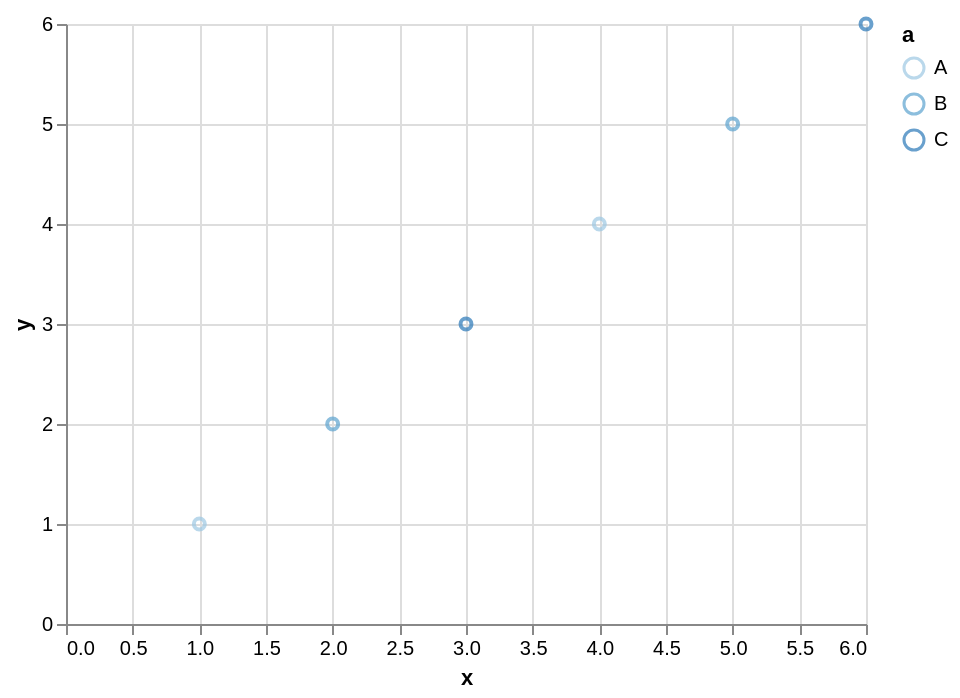

Vega-Lite specification for this chart:
### Vega specification from a JSON file in a GitHub repository (floating-point values rounded to 4 significant figures)
{"$schema": "https://vega.github.io/schema/vega/v5.json", "background": "white", "padding": 5, "width": 400, "height": 300, "style": "cell", "data": [{"name": "source_0", "values": [{"a": "B", "x": 2, "y": 2}, {"a": "A", "x": 1, "y": 1}, {"a": "A", "x": 4, "y": 4}, {"a": "B", "x": 5, "y": 5}, {"a": "C", "x": 3, "y": 3}, {"a": "C", "x": 6, "y": 6}]}, {"name": "data_0", "source": "source_0", "transform": [{"type": "filter", "expr": "isValid(datum[\"x\"]) && isFinite(+datum[\"x\"]) && isValid(datum[\"y\"]) && isFinite(+datum[\"y\"])"}]}], "marks": [{"name": "marks", "type": "symbol", "style": ["point"], "from": {"data": "data_0"}, "encode": {"update": {"opacity": {"value": 0.7}, "fill": {"value": "transparent"}, "stroke": {"scale": "color", "field": "a"}, "ariaRoleDescription": {"value": "point"}, "description": {"signal": "\"x: \" + (format(datum[\"x\"], \"\")) + \"; y: \" + (format(datum[\"y\"], \"\")) + \"; a: \" + (isValid(datum[\"a\"]) ? datum[\"a\"] : \"\"+datum[\"a\"])"}, "x": {"scale": "x", "field": "x"}, "y": {"scale": "y", "field": "y"}}}}], "scales": [{"name": "x", "type": "linear", "domain": {"data": "data_0", "field": "x"}, "range": [0, {"signal": "width"}], "nice": true, "zero": true}, {"name": "y", "type": "linear", "domain": {"data": "data_0", "field": "y"}, "range": [{"signal": "height"}, 0], "nice": true, "zero": true}, {"name": "color", "type": "ordinal", "domain": {"data": "data_0", "field": "a", "sort": true}, "range": "ordinal", "interpolate": "hcl"}], "axes": [{"scale": "x", "orient": "bottom", "gridScale": "y", "grid": true, "tickCount": {"signal": "ceil(width/40)"}, "domain": false, "labels": false, "aria": false, "maxExtent": 0, "minExtent": 0, "ticks": false, "zindex": 0}, {"scale": "y", "orient": "left", "gridScale": "x", "grid": true, "tickCount": {"signal": "ceil(height/40)"}, "domain": false, "labels": false, "aria": false, "maxExtent": 0, "minExtent": 0, "ticks": false, "zindex": 0}, {"scale": "x", "orient": "bottom", "grid": false, "title": "x", "labelFlush": true, "labelOverlap": true, "tickCount": {"signal": "ceil(width/40)"}, "zindex": 0}, {"scale": "y", "orient": "left", "grid": false, "title": "y", "labelOverlap": true, "tickCount": {"signal": "ceil(height/40)"}, "zindex": 0}], "legends": [{"stroke": "color", "symbolType": "circle", "title": "a", "encode": {"symbols": {"update": {"fill": {"value": "transparent"}, "opacity": {"value": 0.7}}}}}]}
